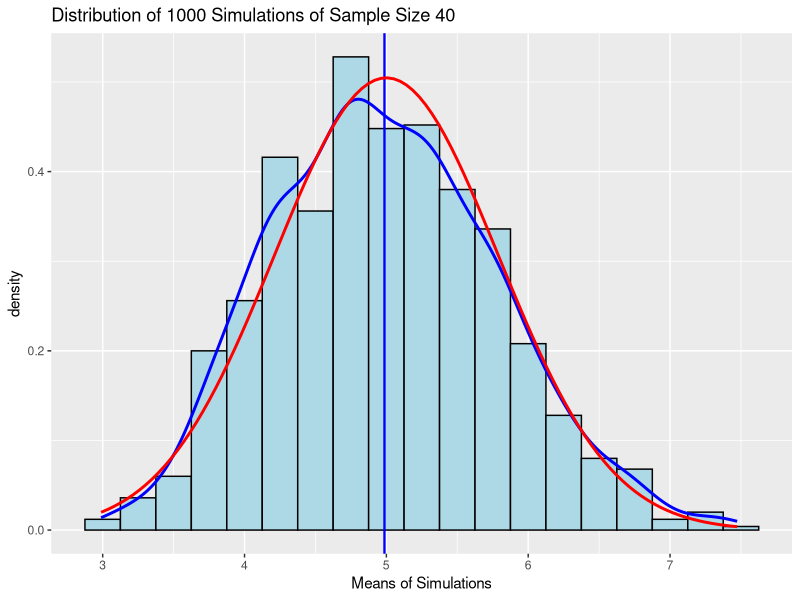

Here is the R script that generated this plot:
## ---- chunk 1
library(ggplot2)
library(dplyr)
## ---- chunk 2
set.seed(3) # ensures reproducibility
lambda<-0.2
n<- 40
sim<- 1000
## ---- chunk 3
dataset<-rexp(n*sim, lambda) # generating random variables, or rather, random exponentials 
df<- as.data.frame(matrix(dataset, sim)) # I prefer to work with data franmes over matrices
df<- mutate(df, sample_mean= rowMeans(df)) # the dplyr package makes it easy to add new columns.  You can also use the apply() function Brian uses in his lectures.
## ---- chunk 4
Theoretical_Mean<- 1/lambda # This is the theoretical mean of the distribution we have generated. In theory, it is equal to the mean of the population distribution.
print(Theoretical_Mean)
## ---- chunk 5
Calculated_Mean<- mean(df$sample_mean) # This is the calculated mean of the distribution we have generated, and it should be quite close to the mean of the population distribution.
print(Calculated_Mean)
## ---- chunk 6
Theoretical_SD<- (1/lambda)/sqrt(n) 
print(Theoretical_SD)
## ---- chunk 7
Calculated_SD<- sd(df$sample_mean)
print(Calculated_SD)
## ---- chunk 8
Plot_distr<- ggplot(df, aes(x=df$sample_mean)) + #initialize plot
        geom_histogram (binwidth=0.25, color = "black", fill = "light blue", aes(y=..density..)) + # plot a histogram with density on the y axis instead of count
        geom_vline(aes(xintercept=Calculated_Mean), color="blue", size=0.8) + #place a vertical line at the mean of the generated distribution 
        geom_density (size =1, color = "blue", alpha = 0.3) + # plot the density of generated distribution
        stat_function(fun=dnorm, args=list(mean=Theoretical_Mean, sd=Theoretical_SD), color = "red", size = 1.0) + # superimpose the density of the population distribution
        labs(title="Distribution of 1000 Simulations of Sample Size 40", x="Means of Simulations")

Plot_distr
## ---- chunk 9
set.seed(1)
mean_of_one_sample_of_40<- mean(rexp(40,0.2))
print(mean_of_one_sample_of_40)
## ---- chunk 10
set.seed(2)
mean_of_one_sample_of_40000<- mean(rexp(40*1000,0.2))
print(mean_of_one_sample_of_40000)
## ---- chunk 11
Plot_distr<- ggplot(df, aes(x=df$sample_mean)) + #initialize plot
        geom_histogram (binwidth=0.25, color = "black", fill = "light blue", aes(y=..density..)) + # plot a histogram with density on the y axis instead of count
        geom_vline(aes(xintercept=Calculated_Mean), color="blue", size=0.8) + #place a vertical line at the mean of the generated distribution 
        geom_density (size =1, color = "blue", alpha = 0.3) + # plot the density of generated distribution
        stat_function(fun=dnorm, args=list(mean=Theoretical_Mean, sd=Theoretical_SD), color = "red", size = 1.0) + # superimpose the density of the population distribution
        labs(title="Distribution of 1000 Simulations of Sample Size 40", x="Means of Simulations")

